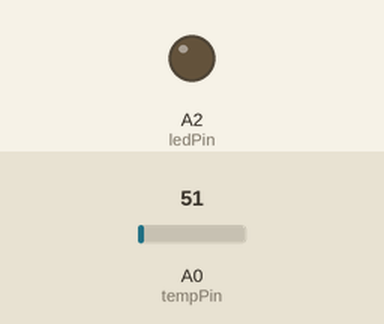
Simulated run of this sketch. Board: Arduino Uno, built with avr-gcc and run on an emulated ATmega328P. On the bench: output pins drawn as LEDs (lit = HIGH). The inputs (shaded band) are chosen by the test bench; at power-on: A0 (tempPin) = 51.

Above: at 1.2 s.
1.3 s: A0 (tempPin) set to 61
2.8 s: A0 (tempPin) set to 73
At 3.4 s:
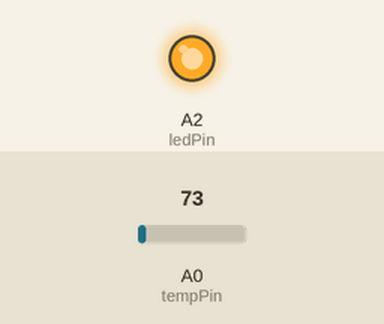
4.3 s: A0 (tempPin) set to 30
At 4.6 s:
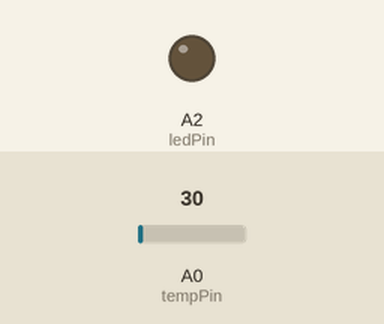
5.8 s: A0 (tempPin) set to 71
At 6.9 s:
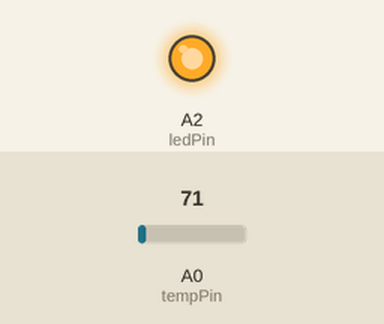
Timing chart, 0 to 8.3 s (numbered marks = the images above; inputs shaded):
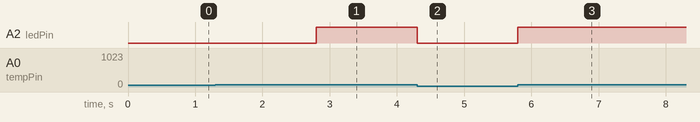

Measured:
- the behaviour switches between 67 and 68 on A0 (tempPin) (found by bisection; images 0 and 1)
- after the input at 1.3 s, every drawn part: stays the same
- after the input at 2.8 s, A2 (ledPin): LOW → HIGH at once
- after the input at 4.3 s, A2 (ledPin): HIGH → LOW at once
- after the input at 5.8 s, A2 (ledPin): LOW → HIGH at once

The sketch:

temp_and_light.ino
```cpp
const int tempPin = A0;
const int ledPin = A2;
boolean tp = false;

void setup() {
  pinMode(ledPin,OUTPUT);
//  analogReference(INTERNAL);

}

void loop() {
//  Serial.println("Ready");
   int data = analogRead(tempPin);
  float temp = (500.0*data)/1024.0;


  if(Serial.available()>0){
    String cmd = "";
    cmd = Serial.readString();
    Serial.println(cmd);
    if(cmd == "s"){
      tp = true;

    }else if(cmd == "t"){
      tp = false;
    }

  }
  if(tp){
    Serial.println(temp);

  }
   if(temp>33.0){
      digitalWrite(ledPin,HIGH);
    }else{
      digitalWrite(ledPin,LOW);
    }

}
```
